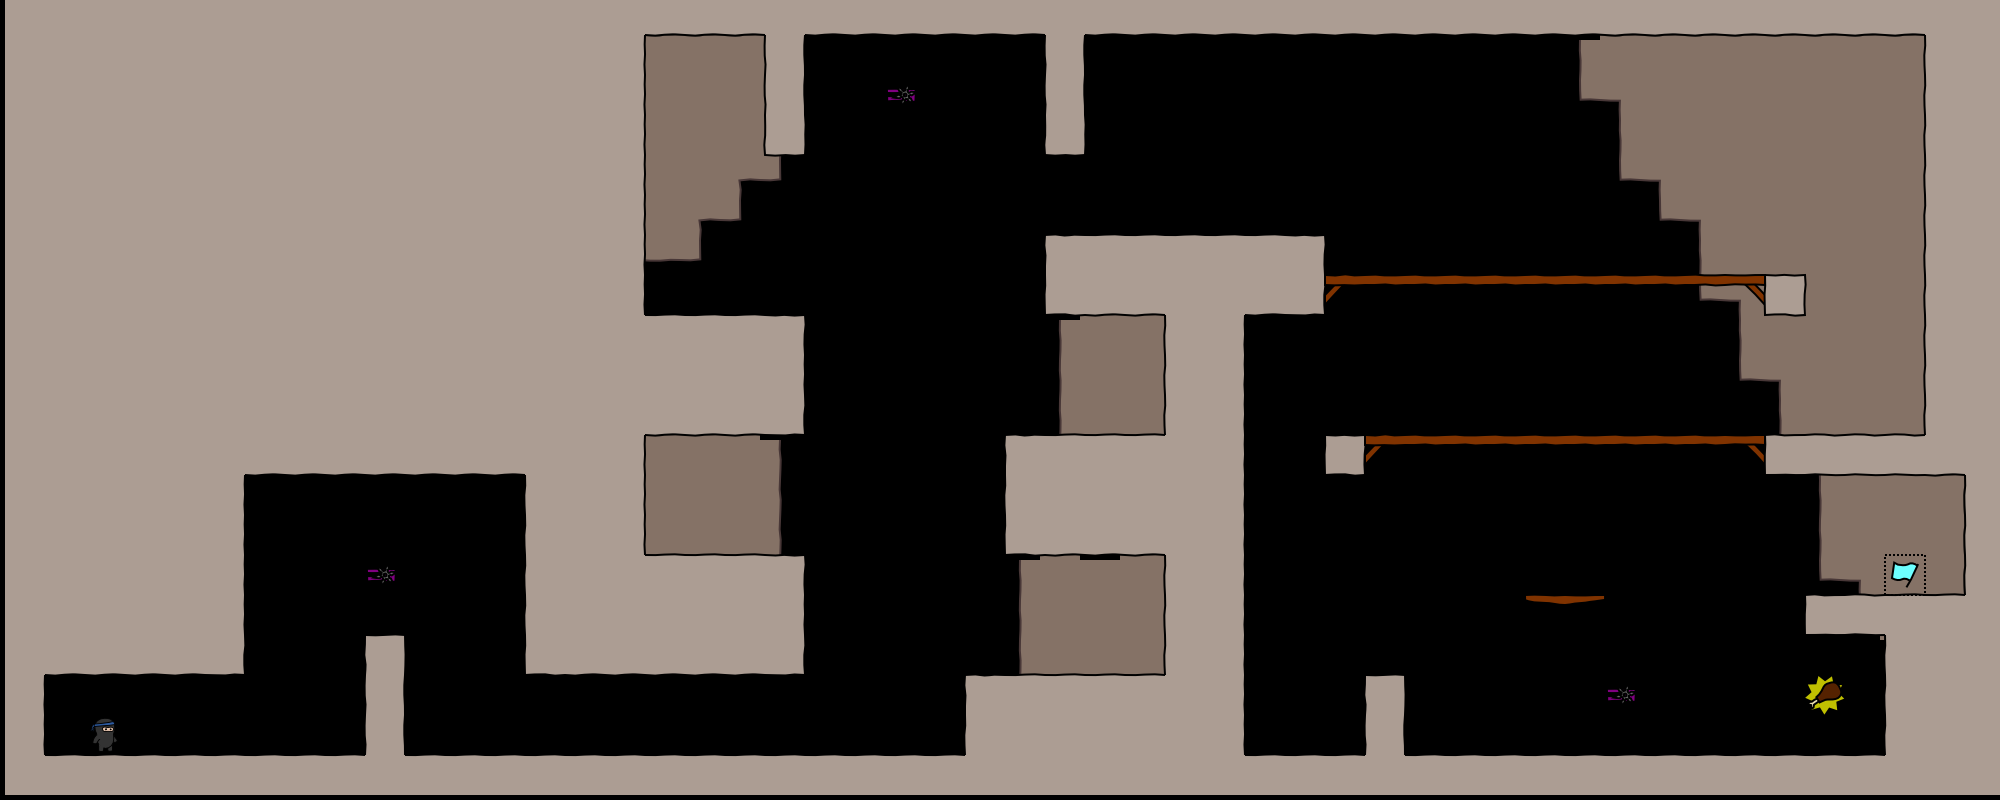

A 2D game scene composited from a Tiled map and its tileset images. What follows is a short description and the map's XML, with each tile layer's data collapsed to a summary:
An orthogonal 50x20 tile map with 40x40 px tiles, 4 tile layers (bg, walls, objects, fg), 3 tilesets.

<map version="1.0" orientation="orthogonal" width="50" height="20" tilewidth="40" tileheight="40">
 <tileset firstgid="1" name="world1" tilewidth="50" tileheight="50">
  <image source="world1.png" width="400" height="400" />
 </tileset>
 <tileset firstgid="65" name="objectpalette" tilewidth="50" tileheight="50">
  <image source="objectpalette.png" width="400" height="500" />
 </tileset>
 <tileset firstgid="145" name="background" tilewidth="40" tileheight="40">
  <image source="background1.png" width="320" height="600" />
 </tileset>
 <layer name="bg" width="50" height="20">
  <data>[1000 cells, 215 non-empty, 8 distinct tile ids]</data>
 </layer>
 <layer name="walls" width="50" height="20">
  <data>[1000 cells, 484 non-empty, 20 distinct tile ids]</data>
 </layer>
 <layer name="objects" width="50" height="20">
  <data>[1000 cells, 6 non-empty, 4 distinct tile ids]</data>
 </layer>
 <layer name="fg" width="50" height="20">
  <data>[1000 cells, 0 non-empty, 0 distinct tile ids]</data>
 </layer>
</map>
